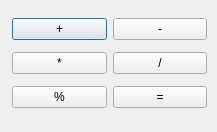
<?xml version="1.0" encoding="UTF-8"?>
<ui version="4.0">
 <class>Symbol_Dialog</class>
 <widget class="QDialog" name="Symbol_Dialog">
  <property name="geometry">
   <rect>
    <x>0</x>
    <y>0</y>
    <width>217</width>
    <height>132</height>
   </rect>
  </property>
  <property name="windowTitle">
   <string>Dialog</string>
  </property>
  <widget class="QWidget" name="">
   <property name="geometry">
    <rect>
     <x>12</x>
     <y>12</y>
     <width>195</width>
     <height>103</height>
    </rect>
   </property>
   <layout class="QGridLayout" name="gridLayout">
    <item row="0" column="0">
     <widget class="QPushButton" name="plusButton">
      <property name="text">
       <string>+</string>
      </property>
     </widget>
    </item>
    <item row="0" column="1">
     <widget class="QPushButton" name="minusButton">
      <property name="text">
       <string>-</string>
      </property>
     </widget>
    </item>
    <item row="1" column="0">
     <widget class="QPushButton" name="multiplyButton">
      <property name="text">
       <string>*</string>
      </property>
     </widget>
    </item>
    <item row="1" column="1">
     <widget class="QPushButton" name="divideButton">
      <property name="text">
       <string>/</string>
      </property>
     </widget>
    </item>
    <item row="2" column="0">
     <widget class="QPushButton" name="modulusButton">
      <property name="text">
       <string>%</string>
      </property>
     </widget>
    </item>
    <item row="2" column="1">
     <widget class="QPushButton" name="equalButton">
      <property name="text">
       <string>=</string>
      </property>
     </widget>
    </item>
   </layout>
  </widget>
 </widget>
 <resources/>
 <connections/>
</ui>
